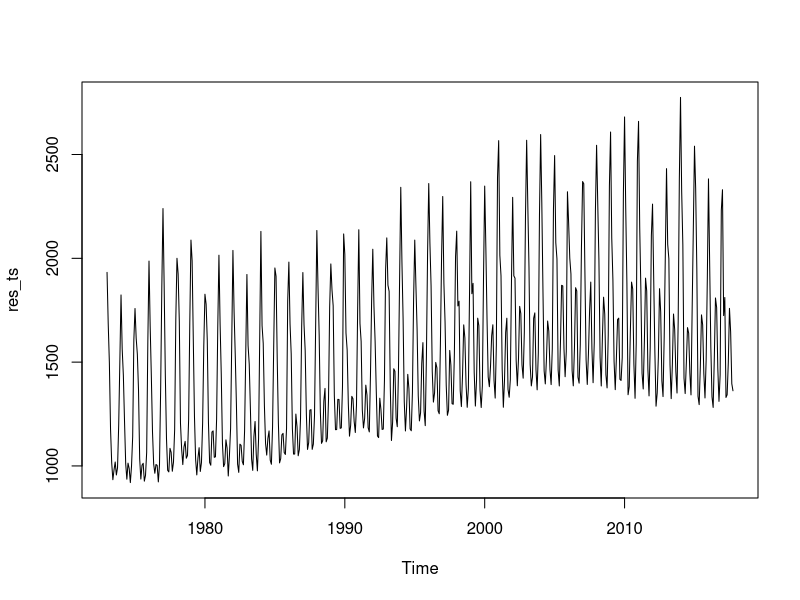
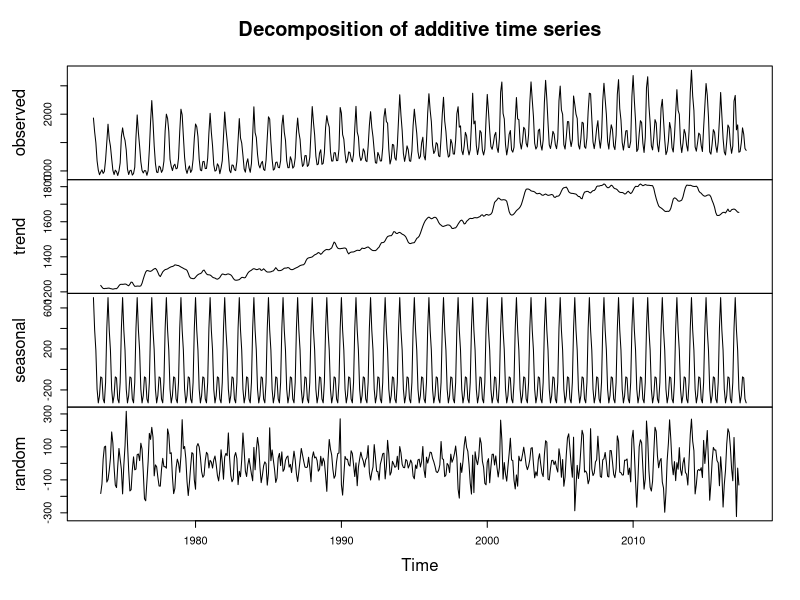
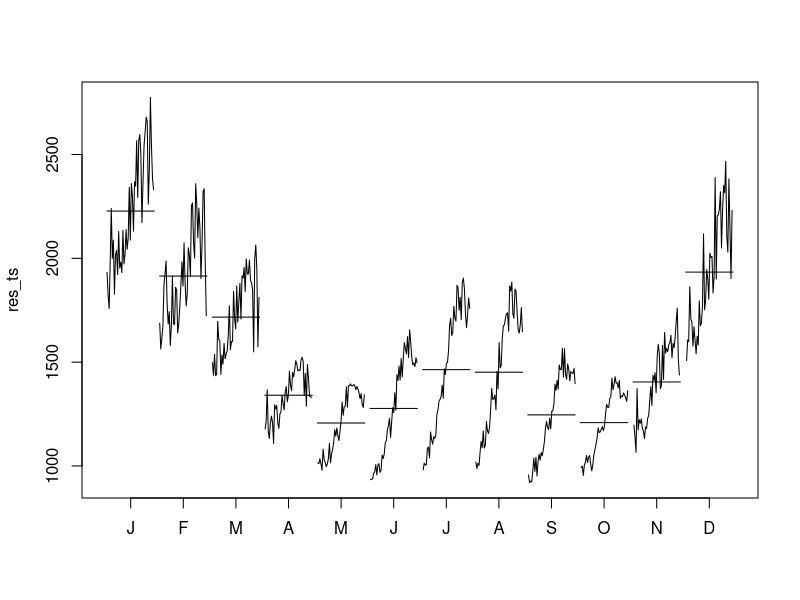
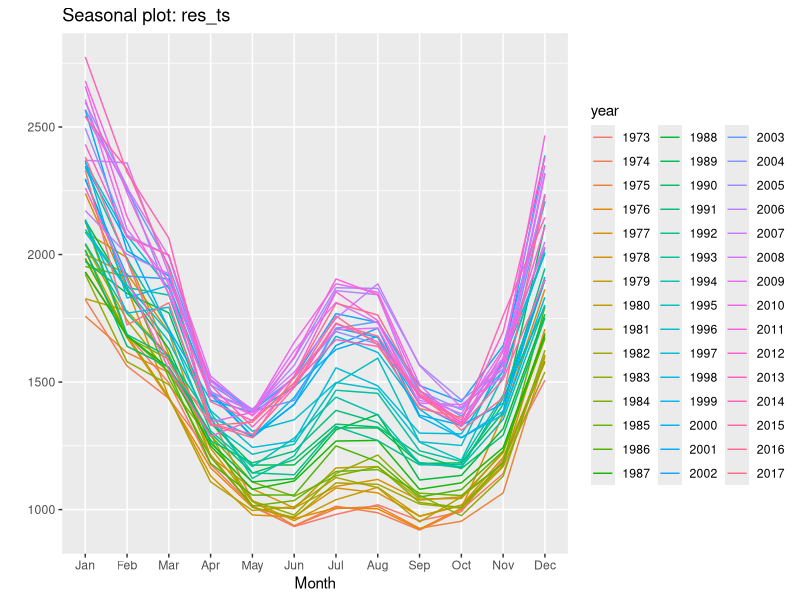
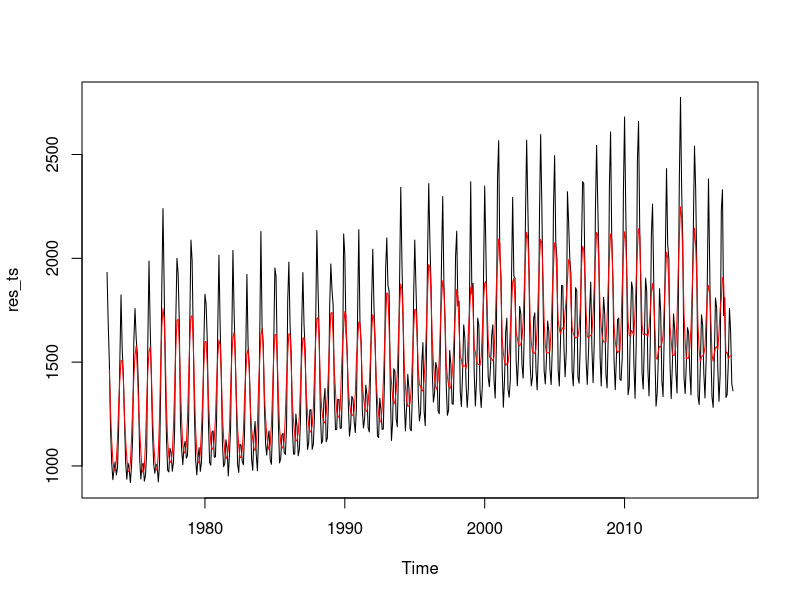
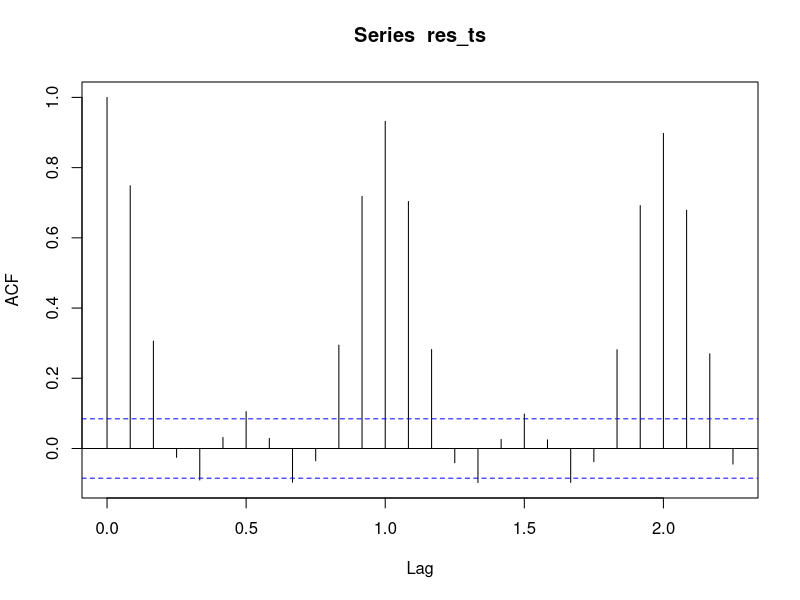
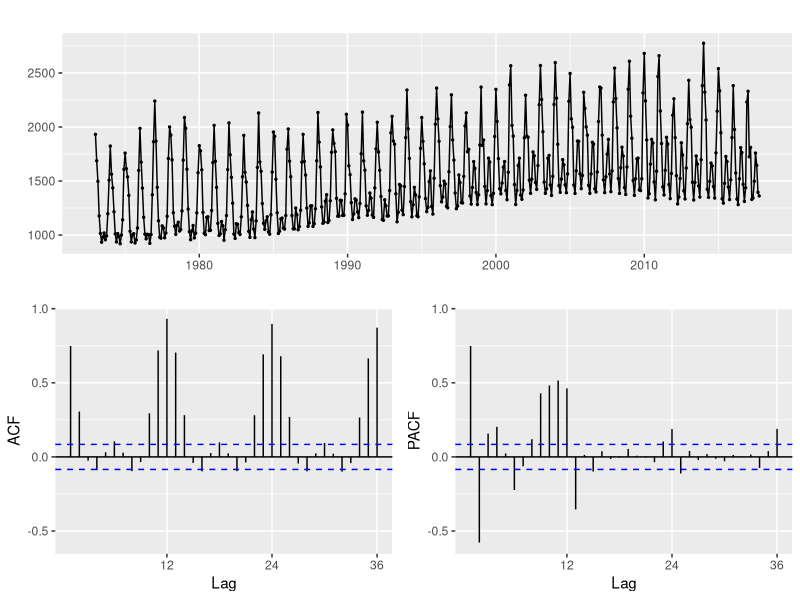
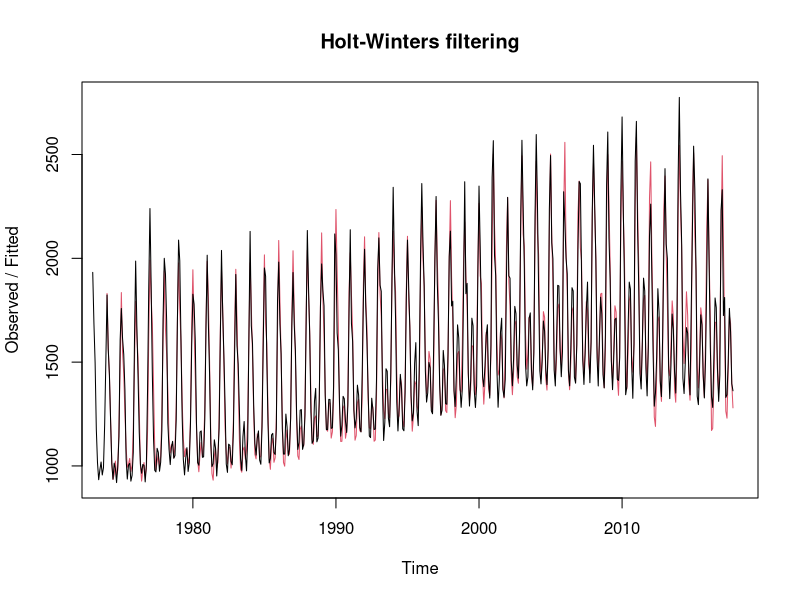

The R source for these figures, in order:
## ---- chunk 1
knitr::opts_chunk$set(echo = TRUE)
## ---- chunk 2
library(tidyverse)
library(tseries)
library(forecast)

## ---- chunk 3
energy <- read_csv("energy.csv")
## ---- chunk 4
res_ts<- ts(energy$res_total, frequency = 12, start=c(1973,1)) #January 1973

res_ts
plot(res_ts) #exploratory plot

#Observations:
#-there is an increasing trend
#-These data look additive

## ---- chunk 5

res_dc<- decompose(res_ts)
plot(res_dc)

#Observations: moving average/trend is increasing, seasonality is a pretty big contributor, residuals don't seem to have a pattern
## ---- chunk 6
monthplot(res_ts)
#breaks down within a month how values are changing, over all of the years recorded. Dramaticiincrease in residential energy use in summer months
## ---- chunk 7
ggseasonplot(res_ts)
#We see increasing energy use over time

## ---- chunk 8

sma_res<- ma(res_ts, order=5)
plot(res_ts) #smoothed moving average with window size of x. Changing the window alters how the data appears. Best option is to show the original data + smoothed data
lines(sma_res, col="red")

## ---- chunk 9
res_acf<-acf(res_ts)

ggtsdisplay(res_ts) #original data + ACF
## ---- chunk 10

res_hw<-HoltWinters(res_ts)
res_hw
#Smoothing parameters:
 #alpha: 0.3258894
 #beta : 0.001104119
 #gamma: 0.3005416

plot(res_hw) #original data with prediction on top to check model accuracy (not yet forecasting)


## ---- chunk 11
#Future forecasting with HW

res_forecast<-forecast(res_hw, h= 60) #forecasting for 5 years, 60 mo

plot(res_forecast)
#flatening trend because weighting more recent years


## ---- chunk 12
#forevery month, find difference between actual data and forecast

hist(res_forecast$residuals) #look pretty normal!
## ---- chunk 13
#Need to find p,d, q

res_pdq<-auto.arima(res_ts)
res_pdq

#ARIMA(1,0,2)(0,1,1) = seasonal and non-seasonal
## ---- chunk 14

res_arima<-arima(res_ts, order=c(0,1,2), seasonal = list(order=c(0,1,1)))

#Check out the residuals
par(mfrow = c(1,2))
hist(res_arima$residuals)
qqnorm(res_arima$residuals) #no major concerns
